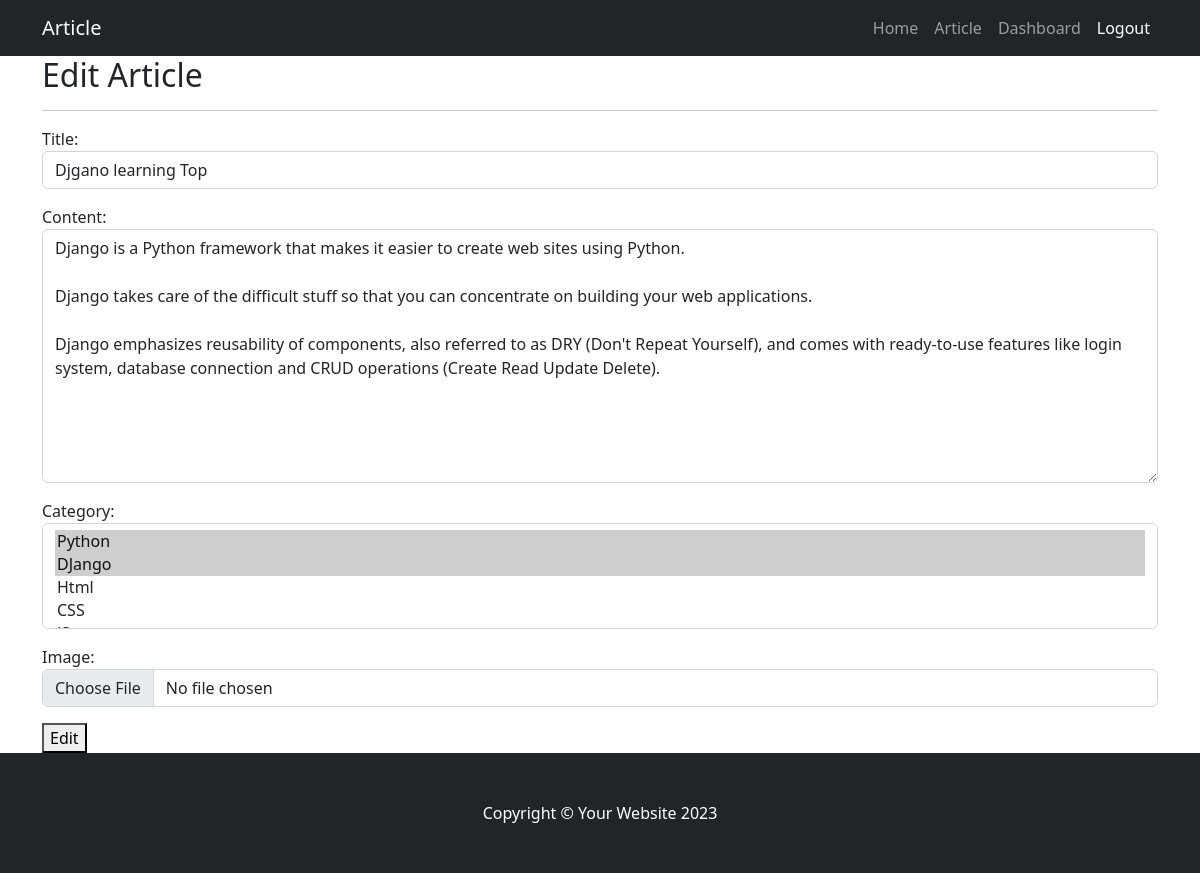
The page /news/edit_article/2/ (signed in) on the database its author committed.
### article/models.py (models this page shows, shortened)
class Article(models.Model):
    title=models.CharField(max_length=500)
    content=models.TextField(max_length=500)
    published_date=models.DateTimeField(auto_now=True,blank=True)
    author=models.ForeignKey(User,on_delete=models.CASCADE)
    category=models.ManyToManyField(Category)
    image=models.ImageField(upload_to='articles/',blank=True,null=True)
    created_at=models.DateTimeField(auto_now_add=True)
    updated_date=models.DateTimeField(auto_now=True)

class Category(models.Model):
    category=models.CharField(max_length=200)
    created_at=models.DateTimeField(auto_now_add=True)
    def __str__(self):
        return self.category

### article/views.py (the view)
@login_required(login_url="login")
def edit_article(request, article_id):
    article = get_object_or_404(Article, pk=article_id)
    if request.method == "POST":
        form = ArticleForm(request.POST, request.FILES, instance=article)
        if form.is_valid():
            form.save()
            messages.error(request, "Article edit successfully")
            return redirect("dashboard")
    else:
        form = ArticleForm(instance=article)
    context = {
        "article": article,
        "form": form,
    }
    return render(request, "article/edit_article.html", context)

### article/forms.py
class ArticleForm(forms.ModelForm):
    image = forms.ImageField(
        widget=forms.FileInput(
            attrs={"id": "image", "class": "form-control-file btn btn-primary"}
        )
    )
    class Meta:
        model = Article
        fields = [
            "title",
            "content",
            "category",
            "image",
        ]
    def __init__(self, *args, **kwargs):
        super(ArticleForm, self).__init__(*args, **kwargs)
        self.fields["title"].widget.attrs["placeholder"] = "Enter title"
        self.fields["content"].widget.attrs["placeholder"] = "Enter content"
        self.fields["category"].widget.attrs["placeholder"] = "Select category"
        for field in self.fields:
            self.fields[field].widget.attrs["class"] = "form-control input-lg"

### templates/article/edit_article.html (shortened to what this page needs)
{% extends 'base.html' %} {% block content %}
<div class="container">
  <div class="row">
    <div class="col-lg-12 bar">
      <h2>Edit Article</h2>
      <hr />
      <form action="" method="post" enctype="multipart/form-data">
        {{ form.as_p }}
        <button class="btn-lg btn-warning pull-right">Edit</button>
      </form>
    </div>
  </div>
</div>
{% endblock content %}

### rows shown on the page
Article: title "Djgano learning Top", content "Django is a Python framework that makes it easier to create web sites using Python. Django takes care of the difficult stuff so that you can concentrate on building your web applications. Django emphasizes reusability of components, also referred to as DRY (Don't Repeat Yourself), and comes with ready-to-use features like login system, database connection and CRUD operations (Create Read Update Delete)."
Category: category "Python ☑ / DJango ☑ / Html / CSS"
